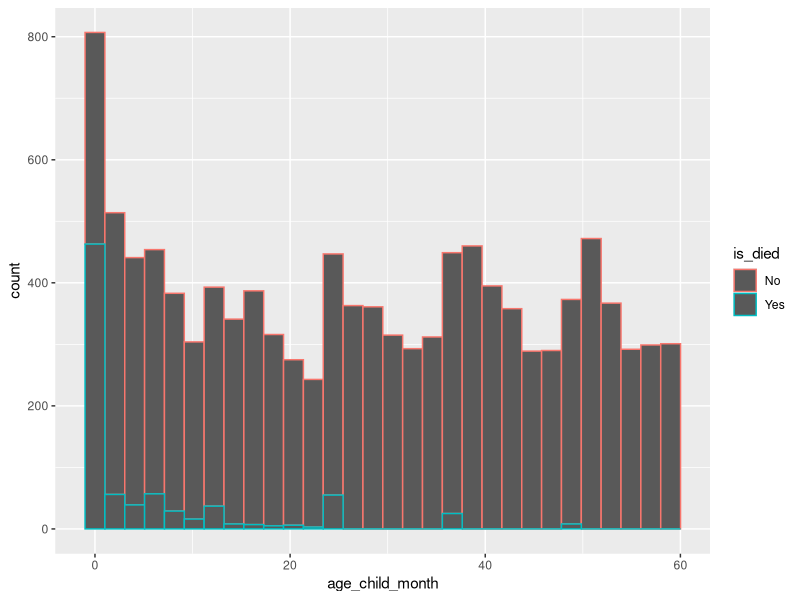
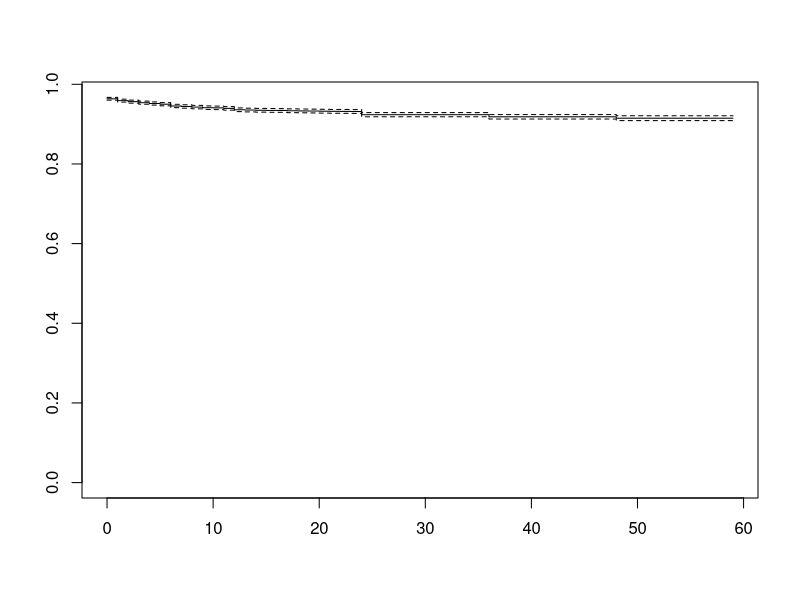
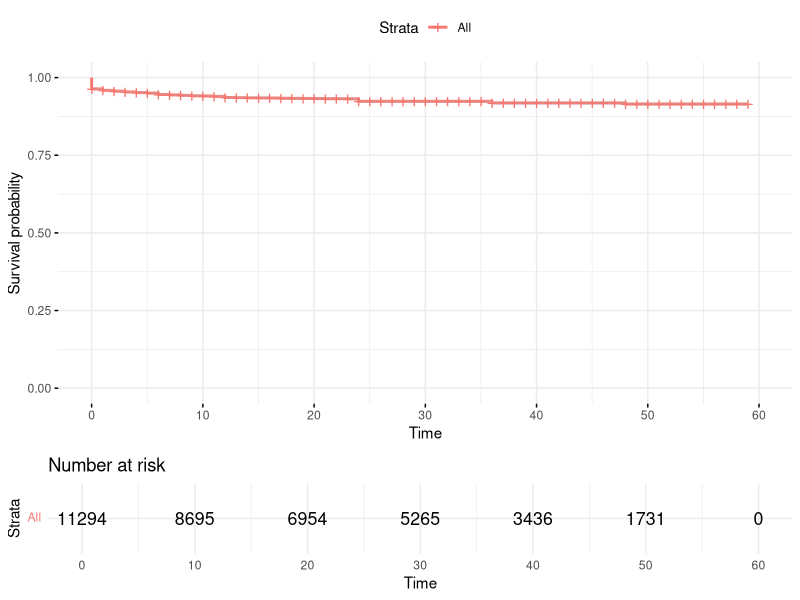
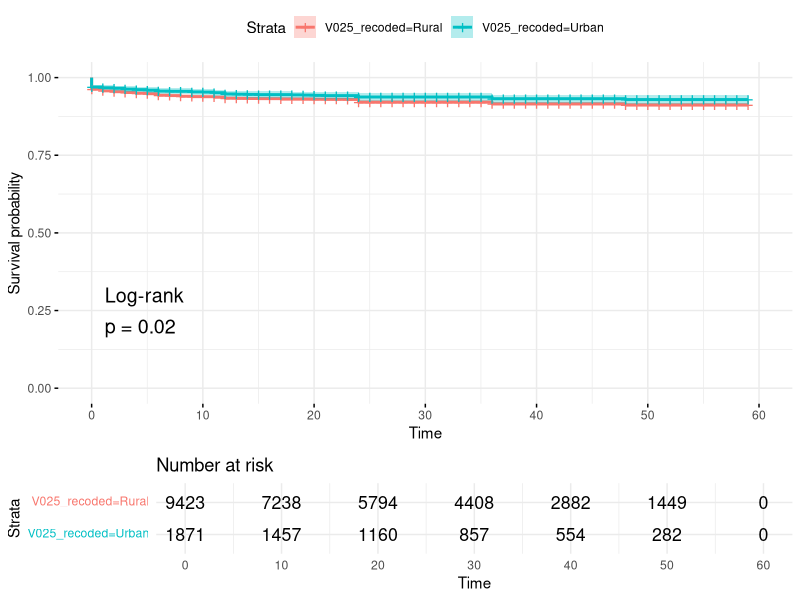
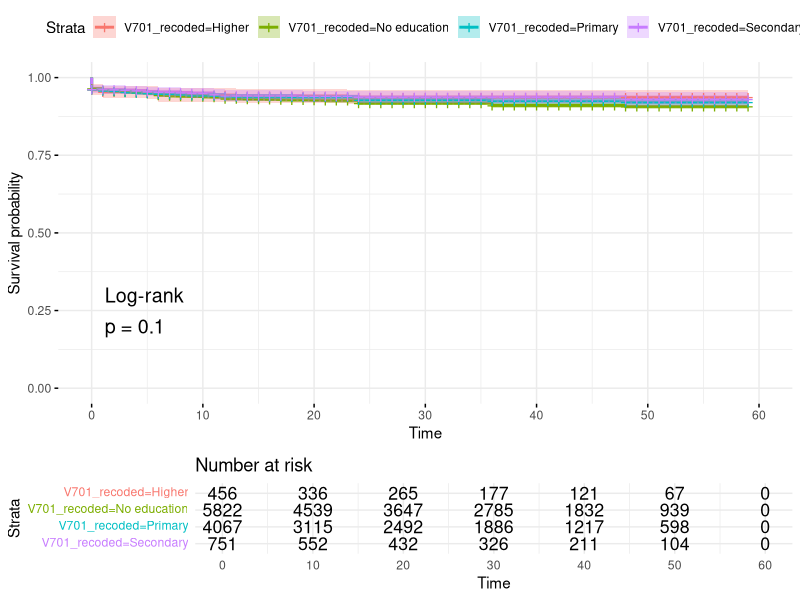
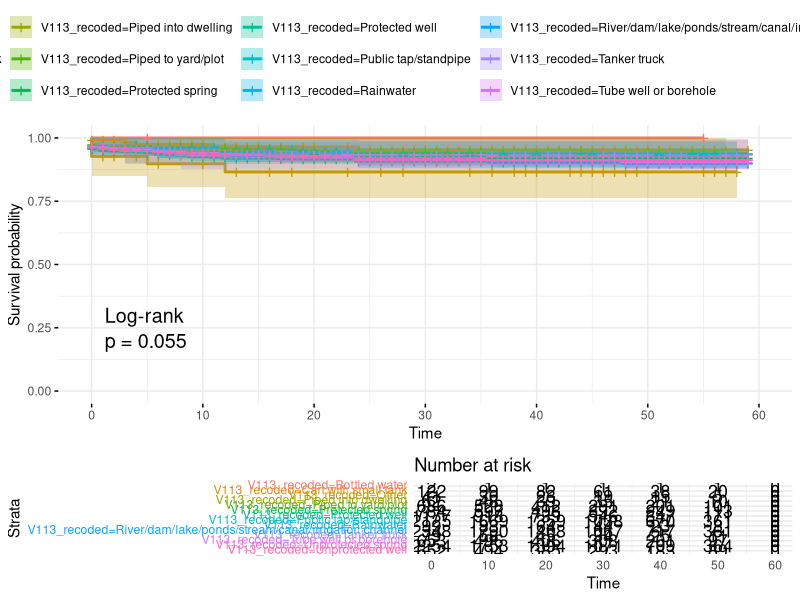
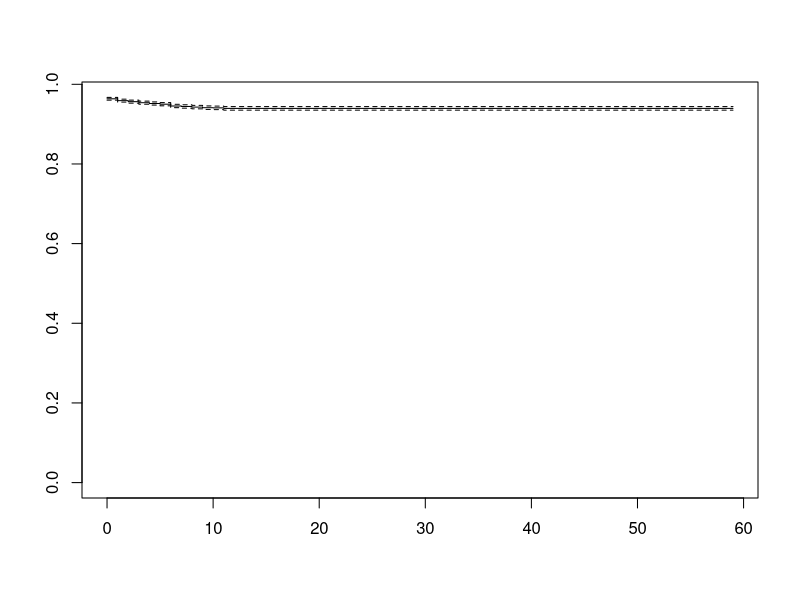

Write R code to recreate these figures, in order.
################################################################################
#
# Survival analysis for under-five (u5) mortality
#
# By Kofiya Technologies (https://kofiyatech.com/)
#
################################################################################


# Set working directory
setwd("D:\\RStudioProjects\\watoto-survival")

################################################################################
# Load data
################################################################################
library(readr)

surv_data <- readr::read_csv("./dhs-table-preprocessed-ayele2017-survival-paper.csv")

# Load schema definition about variables
schema_definition <- readr::read_csv("./schema-definition-variable-ayele2017-survival-paper.csv")


################################################################################
# Survival analysis for under five (U5) mortality rate
################################################################################
# Import library  ##############################################################
library(dplyr)        # for data wrangling and processing 
library(magrittr)     # for pipe operator
library(ggplot2)      # for visualization
library(skimr)        # to summarise data
library(survival)     # for survival analysis


# Get columns of interest for analysis   #######################################
col_of_interest <- schema_definition %>% 
  dplyr::filter(Type %in% c("feature_numeric", "feature_categorical", "response")) %>% 
  dplyr::select(Name, Recoded)

col_of_interest <- col_of_interest %>% 
  dplyr::mutate(NameModified = ifelse(Recoded == TRUE, 
                                      paste(Name, "recoded", sep='_'),
                                      Name)) %>% 
  dplyr::pull(NameModified)
  
# Keep analysis variables in the data
surv_data <- surv_data %>% 
  dplyr::select(any_of(col_of_interest))
  

# Derive response variable for survival analysis  ##############################
# ------------------------------------------------------------------------------
# Variable definition
# - B6:  Age at death
# - B7:  Age at death (months, imputed)
# - B13: Flag for age at death
# - HW1: Child's age in months
# ------------------------------------------------------------------------------
# Obtained from SQLite DB
# > SELECT * from ".\ET_2011_DHS_07082021_1847_58107.ETKR61FL.FlatValuesSpec"
# > WHERE Name = 'B13'
# ------------------------------------------------------------------------------
# Variable values --> B13 (Flag for age at death)
# - 0 = No flag
# - 1 = > interview
# - 2 = < breastfeeding
# - 3 = < age supplemented
# - 4 = < first breastfed
# - 5 = < last vaccination
# - 6 = Outside range
# - 7 = Imputed, units given
# - 8 = Imputed, no units
# ------------------------------------------------------------------------------
# Variable values --> B6 (Age at death)
# - 100 = Died on day of birth
# - 101 = Days: 1
# - 199 = Days: number missing
# - 201 = Months: 1
# - 299 = Months: number missing
# - 301 = Years: 1
# - 399 = Years: number missing
# ------------------------------------------------------------------------------

# ------------------------------------------------------------------------------
# Check B13
# ------------------------------------------------------------------------------
# Output
# B13     n
# <dbl> <int>
#   1     0   814
# 2     1    10
# 3     4     3
# 4     6    17
# 5     8     2
# 6    NA 10808
# ------------------------------------------------------------------------------
surv_data %>% 
  dplyr::count(B13) %>% 
  dplyr::arrange(B13)

# Let's exclude other flag types for B13 variable
surv_data <- surv_data %>% 
  dplyr::filter(B13 %in% c(0, NA))


# ------------------------------------------------------------------------------
# Do we need B6 (Age at death) as we have B7 (Age at death (months, imputed))?
# ------------------------------------------------------------------------------
# - B7 takes values from 0 (died on day of birth) to 48 months (4 years)
# - N=10,808 are children who are alive.
# - N=814 are children who died.
table_b7 <- surv_data %>% 
  dplyr::count(B7) %>% 
  dplyr::arrange(B7)

table_b6 <- surv_data %>% 
  dplyr::count(B6) %>% 
  dplyr::arrange(B6)

# Drop B6
surv_data <- surv_data %>% 
  dplyr::select(-c(B6))

# ------------------------------------------------------------------------------
# How are B7, B13 and HW1 variables related to each other?
# ------------------------------------------------------------------------------
# B7 contains age for died kids, and HW1 for alive kids!
# ------------------------------------------------------------------------------
# B7 	B13 HW1
# NA  NA  43
# 0   0  	NA
# NA  NA  4
# 2   0  	NA
# NA  NA  30
# 7   0  	NA
# 10  0	  NA
# NA  NA  9
# NA  NA  57
# NA  NA  23
# ------------------------------------------------------------------------------
# Find out if there are children whose age is not known!
# - There are 328 children with age unknown
unknown_age_children <- surv_data %>% dplyr::select(B7, HW1) %>% 
  dplyr::filter(is.na(B7) & is.na(HW1))

# Drop children whose age is not known
surv_data <- surv_data %>% 
  dplyr::filter(!(is.na(B7) & is.na(HW1)))

# Sanity checks
# - This gives a total of 10,480 alive kids and 814 died kids!
# B7              HW1       
# Min.   : 0.000   Min.   : 0.00  
# 1st Qu.: 0.000   1st Qu.:14.00  
# Median : 0.000   Median :29.00  
# Mean   : 5.784   Mean   :29.13  
# 3rd Qu.: 7.000   3rd Qu.:44.00  
# Max.   :48.000   Max.   :59.00  
# NA's   :10480    NA's   :814  
surv_data %>% dplyr::select(B7, HW1) %>% summary()


# Create target variable
surv_data <- surv_data %>% 
  dplyr::mutate(is_died = ifelse(is.na(B13), 'No', 'Yes'))

# Distribution of number of deaths
# is_died     n
# <dbl> <int>
#   1       1   814
#   2      NA 10480
surv_data %>% 
  dplyr::count(is_died)

# Drop B13
surv_data <- surv_data %>% 
  dplyr::select(-c(B13))

# Derive a new age variable from B13 and HW1 variables.
surv_data <- surv_data %>% 
  dplyr::mutate(age_child_month = ifelse(!is.na(HW1), 
                                         HW1,
                                         ifelse(!is.na(B7), B7,
                                                NA)))

# Sanity checks
# age_child_month
# Min.   : 0.00  
# 1st Qu.:11.00  
# Median :27.00  
# Mean   :27.44  
# 3rd Qu.:43.00  
# Max.   :59.00 
surv_data %>% 
  dplyr::select(age_child_month) %>% 
  summary()

# Distribution of age by death
ggplot2::ggplot(surv_data, aes(x=age_child_month, color=is_died)) +
  ggplot2::geom_histogram()

# Drop original variables that are used to derive target variable(s)
surv_data <- surv_data %>% 
  dplyr::select(-c(B7, HW1))

# Check distribution of child age
# - Most of the children have died before the age of 7 months (see Q3_AGE)!
# - All of the children who died couldn't make 48 months (see MAX_AGE)!
# - The average age of died children is about 6 months!
surv_data %>% 
  dplyr::select(is_died, age_child_month) %>% 
  dplyr::group_by(is_died) %>% 
  skimr::skim()


# Create censoring variable (right censoring)   ################################
# - Our study endpoint is U5 (under five years). Any death after 5 years should 
#   be censored.
surv_data <- surv_data %>% 
  dplyr::mutate(censored_u5 = ifelse((is_died == 'Yes') & (age_child_month < 60), 
                                     1,
                                     0))

# Distribution of censoring variable
#   censored_u5     n
#   0            10480
#   1            814
surv_data %>% 
  dplyr::count(censored_u5)


# Kaplan-Meier (KM) Analysis - Life Table ######################################
km_baseline <- survival::survfit(Surv(age_child_month, censored_u5) ~ 1,
                                 data=surv_data,
                                 type='kaplan-meier')

print(km_baseline)

# Get life table from KM result
summary(km_baseline)

plot(km_baseline)

# A better survival plot
library(survminer)

survminer::ggsurvplot(km_baseline, 
                      data = surv_data,
                      risk.table = TRUE,
                      conf.int = TRUE,
                      ggtheme = theme_minimal())

# KM Analysis by area of residence
km_por <- survival::survfit(Surv(age_child_month, censored_u5) ~ V025_recoded,
                            data=surv_data,
                            type='kaplan-meier')

print(km_por)

summary(km_por)

survminer::ggsurvplot(km_por, 
                      data = surv_data,
                      risk.table = TRUE,
                      conf.int = TRUE,
                      pval = TRUE,
                      pval.method = TRUE,
                      ggtheme = theme_minimal())


# Fit Cox Proportional Hazard (PH) model - Cox Regression model  ###############
cox_por <- survival::coxph(Surv(age_child_month, censored_u5) ~ V025_recoded,
                           data = surv_data)

summary(cox_por)

# KM Analysis by Husband/partner's education level
km_edu <- survival::survfit(Surv(age_child_month, censored_u5) ~ V701_recoded,
                            data=surv_data,
                            type='kaplan-meier')

print(km_edu)

summary(km_edu)

survminer::ggsurvplot(km_edu, 
                      data = surv_data,
                      risk.table = TRUE,
                      conf.int = TRUE,
                      pval = TRUE,
                      pval.method = TRUE,
                      ggtheme = theme_minimal())


# Fit Cox Proportional Hazard (PH) model - Cox Regression model  ###############
cox_por <- survival::coxph(Surv(age_child_month, censored_u5) ~ V025_recoded,
                           data = surv_data)

summary(cox_por)

# KM Analysis by Source of drinking water
km_sdw <- survival::survfit(Surv(age_child_month, censored_u5) ~ V113_recoded,
                            data=surv_data,
                            type='kaplan-meier')

print(km_sdw)

summary(km_sdw)

survminer::ggsurvplot(km_sdw, 
                      data = surv_data,
                      risk.table = TRUE,
                      conf.int = TRUE,
                      pval = TRUE,
                      pval.method = TRUE,
                      ggtheme = theme_minimal())


# Fit Cox Proportional Hazard (PH) model - Cox Regression model  ###############
# Place of residence
cox_por <- survival::coxph(Surv(age_child_month, censored_u5) ~ V025_recoded,
                           data = surv_data)

summary(cox_por)

# Source of drinking water 
cox_sdw <- survival::coxph(Surv(age_child_month, censored_u5) ~ V113_recoded,
                           data = surv_data)

summary(cox_sdw)





# ------------------------------------------------------------------------------
# Fit Cox PH model for all features
# ------------------------------------------------------------------------------
# Get features
feature_vars <- schema_definition %>% 
  dplyr::filter(Type %in% c("feature_numeric", "feature_categorical")) %>% 
  dplyr::select(Name, Recoded) %>% 
  dplyr::mutate(NameModified = ifelse(Recoded == TRUE, 
                                      paste(Name, "recoded", sep='_'),
                                      Name)) %>% 
  dplyr::pull(NameModified)

# Create data set with feature_vars and target vars
all_vars <- c(feature_vars, 'age_child_month', 'censored_u5')

surv_data_all <- surv_data %>% 
  dplyr::select(any_of(all_vars))

# Fit model with all features
cox_all <- survival::coxph(Surv(age_child_month, censored_u5) ~ .,
                           data = surv_data_all)

summary(cox_all)


################################################################################
# Survival analysis for under one (U1) mortality rate
################################################################################
# Create censoring variable (right censoring)   ################################
# - Our study endpoint is U1 (under one year). Any death after a year should 
#   be censored.
surv_data <- surv_data %>% 
  dplyr::mutate(censored_u1 = ifelse((is_died == 'Yes') & (age_child_month < 12), 
                                     1,
                                     0))

# Distribution of censoring variable
#   censored_u1     n
#   0            10480
#   1            814
surv_data %>% 
  dplyr::count(censored_u1)


# Kaplan-Meier (KM) Analysis - Life Table ######################################
km_baseline <- survival::survfit(Surv(age_child_month, censored_u1) ~ 1,
                                 data=surv_data,
                                 type='kaplan-meier')

print(km_baseline)

# Get life table from KM result
summary(km_baseline)

# Survival below 12 months
summary(km_baseline, times=seq(1, 12))

# Survival after 12 months
summary(km_baseline, times=seq(12, 60))

plot(km_baseline)




################################################################################
# RESOURCES
################################################################################
# - https://rviews.rstudio.com/2017/09/25/survival-analysis-with-r/





